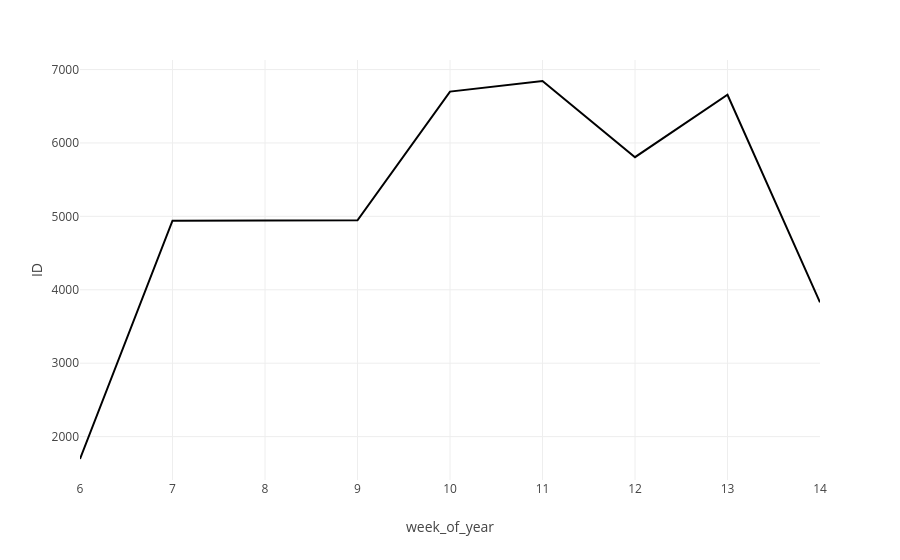

The code cell stored with this chart in its notebook:
### Code cell
# Converte em semana do ano (1 a 52) sendo início domingo (U) ou segunda (W)
df1['week_of_year'] = df1['Order_Date'].dt.strftime('%U')
df1.head()

cols = ['ID', 'week_of_year']
df1_graf2 = df1.loc[:,cols].groupby('week_of_year').count().reset_index()
px.line(df1_graf2, x= 'week_of_year', y = 'ID')

### Figure 1 — Plotly figure (JSON) as saved in the notebook; plotly's stock layout.template omitted (floating-point values rounded to 4 significant figures)
{"data": [{"hovertemplate": "week_of_year=%{x}<br>ID=%{y}<extra></extra>", "legendgroup": "", "line": {"color": "#000001", "dash": "solid"}, "marker": {"symbol": "circle"}, "mode": "lines", "name": "", "orientation": "v", "showlegend": false, "type": "scatter", "x": ["06", "07", "09", "10", "11", "12", "13", "14"], "xaxis": "x", "y": [1695, 4941, 4947, 6700, 6844, 5806, 6657, 3829], "yaxis": "y"}], "layout": {"legend": {"tracegroupgap": 0}, "margin": {"t": 60}, "xaxis": {"anchor": "y", "domain": [0, 1], "title": {"text": "week_of_year"}}, "yaxis": {"anchor": "x", "domain": [0, 1], "title": {"text": "ID"}}}}
